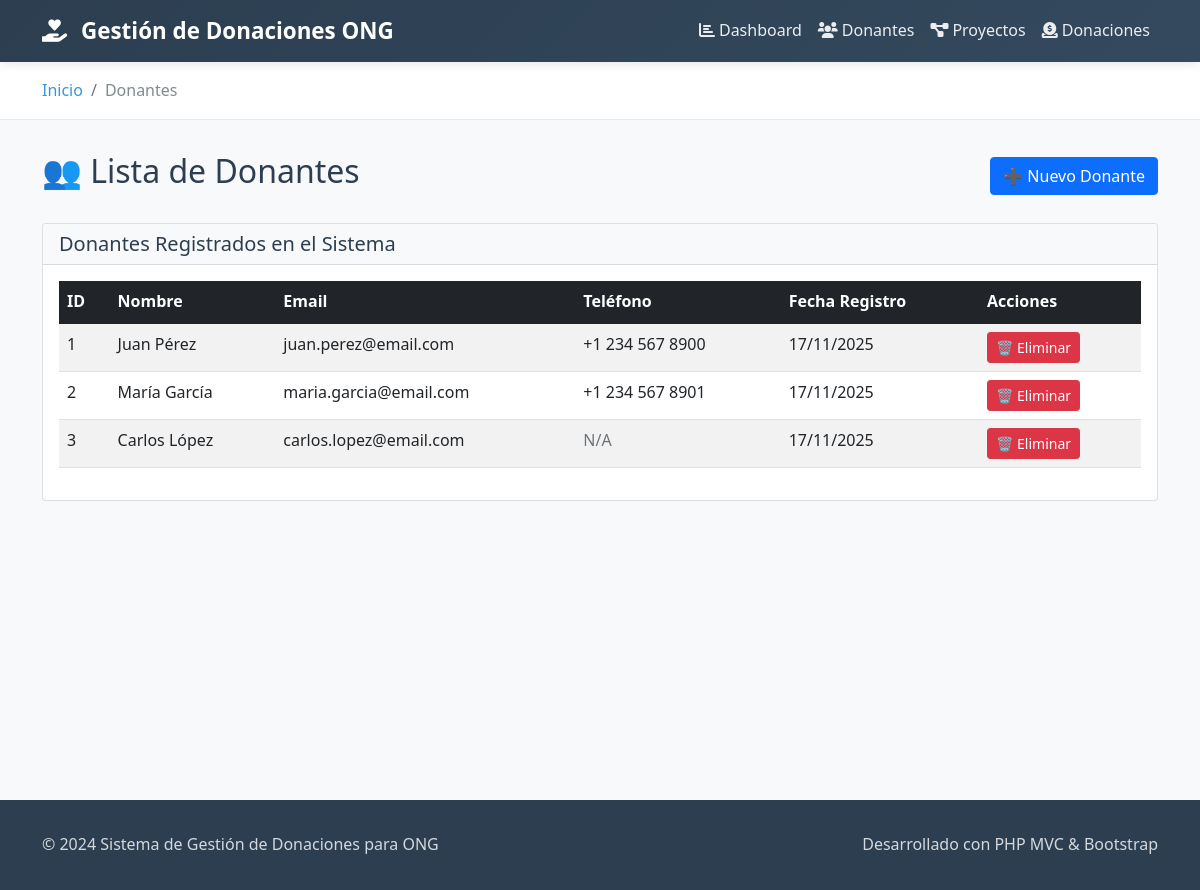
Screenshot of /index.php?entity=donante&action=listar with the database file from the repository.
### tables this page shows
CREATE TABLE donantes (
    id INT AUTO_INCREMENT PRIMARY KEY,
    nombre VARCHAR(100) NOT NULL,
    email VARCHAR(100) NOT NULL UNIQUE,
    telefono VARCHAR(20),
    direccion TEXT,
    fecha_registro TIMESTAMP DEFAULT CURRENT_TIMESTAMP
);

### index.php (called while the page is built, shortened)
<?php
include_once 'controllers/DonacionController.php';
$database = new Database();
$db = $database->getConnection();
$controller = new DonacionController($db);
$controller->handleRequest();
?>

### models/Donante.php (called while the page is built, shortened)
<?php
class Donante {
    private $conn;
    private $table_name = "donantes";
    public function __construct($db) {
        $this->conn = $db;
    }
    public function leer() {
        $query = "SELECT * FROM " . $this->table_name . " ORDER BY fecha_registro DESC";
        $stmt = $this->conn->prepare($query);
        $stmt->execute();
        return $stmt;
    }
}
?>

### views/donantes/listar.php (the view, shortened to what this page needs)
<?php include '../views/layout/header.php'; ?>
<div class="d-flex justify-content-between align-items-center mb-4">
    <h2>👥 Lista de Donantes</h2>
    <a href="index.php?entity=donante&action=crear" class="btn btn-primary">➕ Nuevo Donante</a>
</div>
<div class="card">
    <div class="card-header bg-light">
        <h5 class="mb-0">Donantes Registrados en el Sistema</h5>
    </div>
    <div class="card-body">
        <?php if($donantes->rowCount() > 0): ?>
        <div class="table-responsive">
            <table class="table table-striped table-hover">
                <thead class="table-dark">
                    <tr>
                        <th>ID</th>
                        <th>Nombre</th>
                        <th>Email</th>
                        <th>Teléfono</th>
                        <th>Fecha Registro</th>
                        <th>Acciones</th>
                    </tr>
                </thead>
                <tbody>
                    <?php while ($row = $donantes->fetch(PDO::FETCH_ASSOC)): ?>
                    <tr>
                        <td><?php echo $row['id']; ?></td>
                        <td><?php echo htmlspecialchars($row['nombre']); ?></td>
                        <td><?php echo htmlspecialchars($row['email']); ?></td>
                        <td><?php echo $row['telefono'] ? htmlspecialchars($row['telefono']) : '<span class="text-muted">N/A</span>'; ?></td>
                        <td><?php echo date('d/m/Y', strtotime($row['fecha_registro'])); ?></td>
                        <td>
                            <a href="index.php?entity=donante&action=eliminar&id=<?php echo $row['id']; ?>"
                               class="btn btn-danger btn-sm"
                               onclick="return confirm('¿Está seguro de eliminar este donante? Esta acción no se puede deshacer.')">
                                🗑️ Eliminar
                            </a>
                        </td>
                    </tr>
                    <?php endwhile; ?>
                </tbody>
            </table>
        </div>
        <?php endif; ?>
    </div>
</div>
<?php include '../views/layout/footer.php'; ?>

### assets/css/style.css (style rules this page uses)
:root { --primary-color: #2c3e50; --secondary-color: #3498db; --accent-color: #e74c3c; --success-color: #27ae60; --warning-color: #f39c12; --light-bg: #f8f9fa; --dark-text: #2c3e50; --light-text: #7f8c8d; }
body { background-color: var(--light-bg); font-family: 'Segoe UI', Tahoma, Geneva, Verdana, sans-serif; color: var(--dark-text); line-height: 1.6; }

### rows the page displays
donantes: id "1", nombre "Juan Pérez", email "juan.perez@email.com", telefono "+1 234 567 8900", fecha_registro "17/11/2025"
donantes: id "2", nombre "María García", email "maria.garcia@email.com", telefono "+1 234 567 8901", fecha_registro "17/11/2025"
donantes: id "3", nombre "Carlos López", email "carlos.lopez@email.com", shows "N/A", fecha_registro "17/11/2025"
